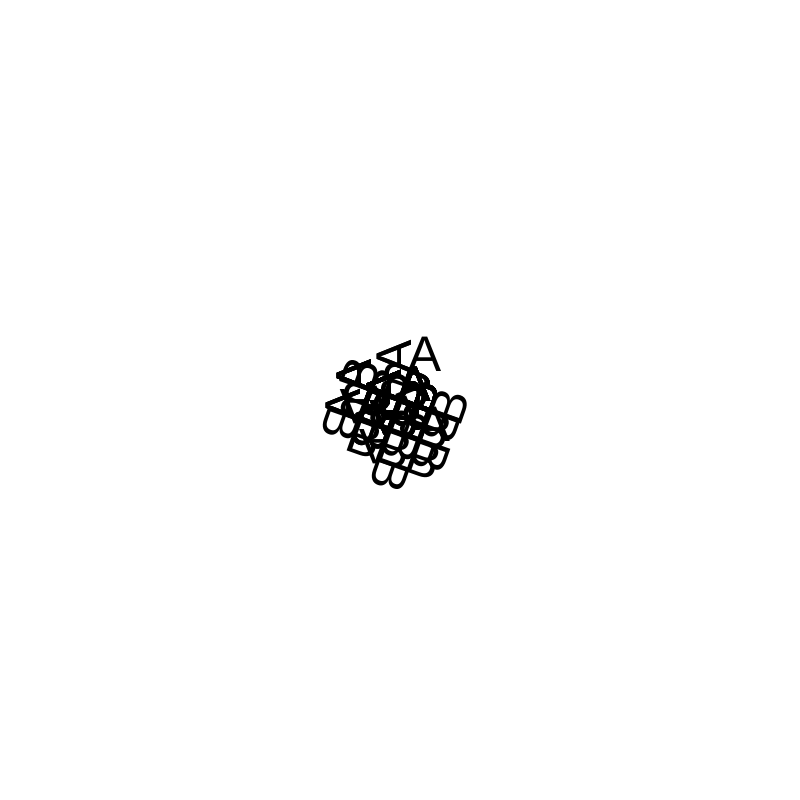
Frame 1 (no input)
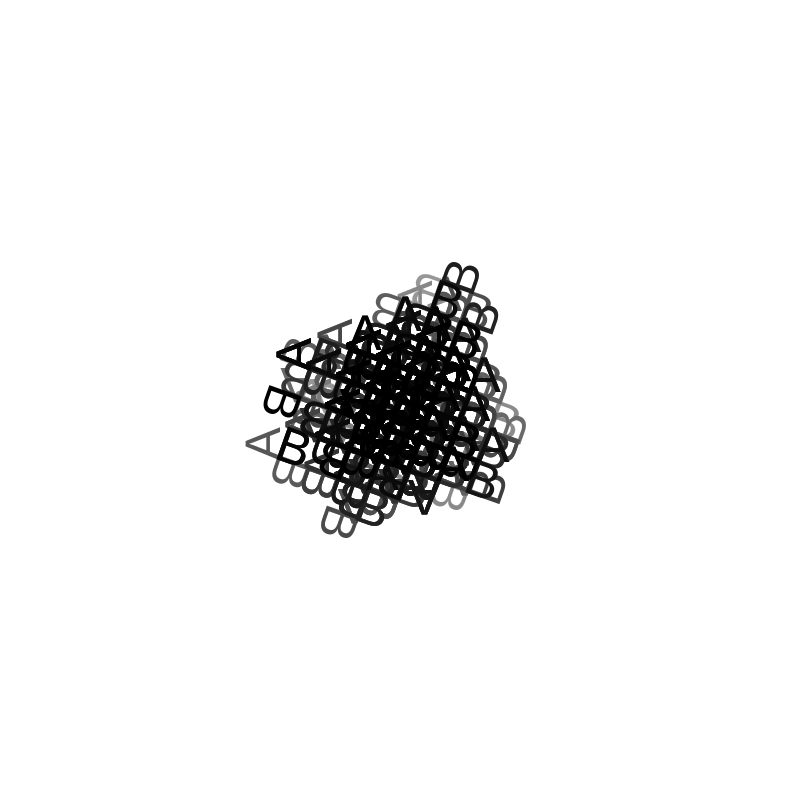
Frame 60 (no input)
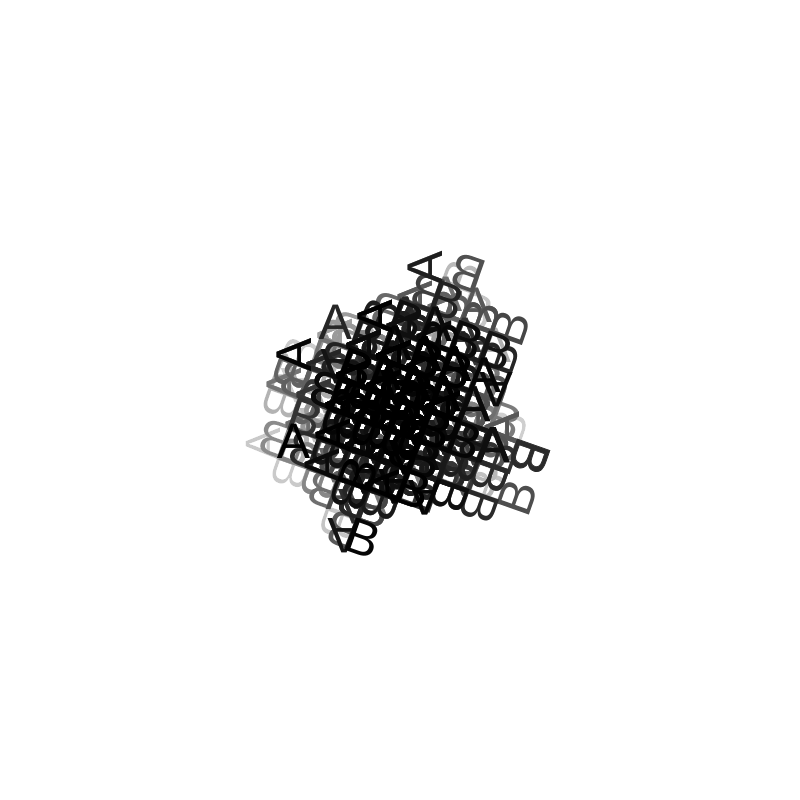
Frame 120 (the mouse pressed at the canvas centre since frame 60)

The p5.js sketch that drew these frames (run headless with seeded random() and noise() and a simulated clock; from frame 60 on, the mouse is pressed at the canvas centre):

// p5.js sketch
// ── sketch.js
var Chars = [{s:50, x:400, y:400, i:0, o:0, a:0}];


var Dot = function(x1,y1,x2,y2,x3,y3,x4,y4){
  return ((x2-x1)*(x4-x3) + (y2-y1)*(y4-y3));
}

var ADiff = function(x1,y1,x2,y2,x3,y3,x4,y4){
  var dot = Dot(x1,y1,x2,y2,x3,y3,x4,y4);
  var d1 = dist(x1,y1,x2,y2);
  var d2 = dist(x3,y3,x4,y4);
  var dd = d1*d2;
  if(dd === 0){
    return 0;
  }
  return acos(dot/(dd));
}

var newChar = function(l, c, p, p2){
  var L = Letters[l];
  var C = Chars[c];
  var P = Letters[C.i].points[p];
  var P2 = L.points[p2];
  
  var x2 = C.x - Letters[C.i].points[C.o].x*C.s;
  var y2 = C.y - Letters[C.i].points[C.o].y*C.s;
  
  //var A = findAngle(C.x, C.y, x2 + P.x*C.s, y2 + P.y*C.s) + C.a - 90;
  //var d = dist(C.x, C.y, x2 + P.x*C.s, y2 + P.y*C.s);
  
  //var A2 = findAngle(C.x, C.y, x2 + (P.x + P.ax)*C.s, y2 + (P.y + P.ay)*C.s) + C.a - 90;
  //var d2 = dist(C.x, C.y, x2 + (P.x + P.ax)*C.s, y2 + (P.y + P.ay)*C.s);
    
  var point1 = getRotated(C.s, C.x, C.y, x2, y2, C.i, C.o, p, C.a);
  var point2 = getRotatedL(C.s, C.x, C.y, x2, y2, C.i, C.o, p, C.a);
  
  //fill(255);
  //ellipse(point1.x, point1.y, 5, 5);
  
  var Angle = ADiff(point1.x, point1.y, point2.x, point2.y, 0, 0, P2.ax, P2.ay);
  
  var Out = {s:50, x:point1.x, y:point1.y, i:l, o:p2, a:Angle + 180};
  
  var x22 = Out.x - Letters[Out.i].points[Out.o].x*Out.s;
  var y22 = Out.y - Letters[Out.i].points[Out.o].y*Out.s;
  var point12 = getRotated(Out.s, Out.x, Out.y, x22, y22, Out.i, Out.o, p2, Out.a);
  var point22 = getRotatedL(Out.s, Out.x, Out.y, x22, y22, Out.i, Out.o, p2, Out.a);
  //print(Angle);
  var AA = ADiff(point1.x, point1.y, point2.x, point2.y, point12.x, point12.y, point22.x, point22.y);
  //print("" + AA);
  if(AA > 1 && abs(AA - 180) > 1){
    Angle *= -1;
    //print("done");
  }
  //print(Angle);
  
  return {s:50, x:point1.x, y:point1.y, i:l, o:p2, a:Angle + 180};
};

function setup() {
  createCanvas(800, 800);
  angleMode(DEGREES);
  for(var i = 0; i < 0; i++){
    var Let = int(random(0,Letters.length - 1));
    var cc = int(random(0,Chars.length - 1));
    var ccL = Letters[Chars[cc].i];
    var LetL = Letters[Let];
    var ccLp = ccL.Connectors[int(random(0,ccL.Connectors.length - 1))];
    var LetLp = LetL.Connectors[int(random(0,LetL.Connectors.length - 1))];
    Chars.push(newChar(Let, cc, ccLp, LetLp));
  }
  //Chars.push(newChar(1, 1, 0, 15));
  //Chars.push(newChar(2, 0, 0, 20));
}

var Scale = 200;
var X = 200;
var Y = 200;
var Letters = [];
var LetterI = 0;
var t = 20;
var dc = false;
//find intersection between two lines
var lineS = function(x1,y1,x2,y2,x3,y3,x4,y4){
var ua = ((x4 - x3)*(y1 - y3) - (y4 - y3)*(x1 - x3))/((y4 - y3)*(x2 - x1) - (x4 - x3)*(y2 - y1));
var x = x1 + ua*(x2-x1);
var y = y1 + ua*(y2-y1);
if(!x || !y){
    x = 0;
    y = 0;
}
return {x:x,y:y,t:((dist(x1,y1,x,y) + dist(x,y,x2,y2)) - dist(x1,y1,x2,y2)) < 0.5 && ((dist(x3,y3,x,y) + dist(x,y,x4,y4)) - dist(x3,y3,x4,y4)) < 0.5};
};

var findAngle = function(x1, y1, x2, y2){
  var D = dist(x1,y1,x2,y2);
  if(D === 0){
    return 0;
  }
  if(x2 >= x1 && y2 <= y1){
    return asin((x2-x1)/D);
  }
  if(x2 >= x1 && y2 > y1){
    return 90 - asin((x2-x1)/D) + 90;
  }
  if(x2 < x1 && y2 > y1){
    return 180 - asin((x2-x1)/D);
  }
  return 360 + asin((x2-x1)/D);
}
var dn = -1;
Letters = [
{ 
Char: 'A', 
points: 
[ 
{x: 0.055, y: -0.01, ax: -0.09, ay: 0.255, Connector: true}, 
{x: 0.61, y: -0.015, ax: 0.08999999999999997, ay: 0.21500000000000002, Connector: true}, 
{x: 0.3, y: -0.675, ax: -0.245, ay: 0.665, Connector: false}, 
{x: 0.35, y: -0.675, ax: 0.26, ay: 0.66, Connector: false}, 
{x: 0.3, y: -0.675, ax: 0.04999999999999999, ay: 0, Connector: false}, 
{x: 0.145, y: -0.255, ax: 0.37, ay: 0, Connector: false} 
], 
Connectors: 
[ 
0, 1 
] 
}, 
{ 
Char: 'B', 
points: 
[ 
{x: 0.53, y: -0.535, ax: -0.015000000000000013, ay: -0.07999999999999996, Connector: false}, 
{x: 0.515, y: -0.615, ax: -0.07500000000000001, ay: -0.050000000000000044, Connector: false}, 
{x: 0.44, y: -0.665, ax: -0.10999999999999999, ay: -0.010000000000000009, Connector: false}, 
{x: 0.33, y: -0.675, ax: -0.2, ay: 0, Connector: false}, 
{x: 0.515, y: -0.465, ax: 0.015000000000000013, ay: -0.07, Connector: false}, 
{x: 0.44, y: -0.395, ax: 0.07500000000000001, ay: -0.07, Connector: false}, 
{x: 0.435, y: -0.37, ax: 0.09000000000000002, ay: 0.05499999999999999, Connector: false}, 
{x: 0.525, y: -0.315, ax: 0.039999999999999925, ay: 0.08000000000000002, Connector: false}, 
{x: 0.565, y: -0.235, ax: -0.004999999999999893, ay: 0.09499999999999997, Connector: false}, 
{x: 0.56, y: -0.14, ax: -0.07000000000000006, ay: 0.07500000000000001, Connector: false}, 
{x: 0.49, y: -0.065, ax: -0.09499999999999997, ay: 0.025, Connector: false}, 
{x: 0.395, y: -0.04, ax: -0.27, ay: 0, Connector: false}, 
{x: 0.125, y: -0.675, ax: 0, ay: -0.15000000000000002, Connector: true}, 
{x: 0.125, y: -0.675, ax: -0.15, ay: 0, Connector: true}, 
{x: 0.125, y: -0.045, ax: -0.16, ay: 0, Connector: true}, 
{x: 0.125, y: -0.045, ax: 0, ay: 0.16, Connector: true}, 
{x: 0.125, y: -0.37, ax: -0.17, ay: 0, Connector: true}, 
{x: 0.125, y: -0.52, ax: 0, ay: 0.47500000000000003, Connector: false}, 
{x: 0.125, y: -0.52, ax: 0, ay: -0.15500000000000003, Connector: false}, 
{x: 0.35, y: -0.37, ax: 0.09000000000000002, ay: 0, Connector: false}, 
{x: 0.35, y: -0.37, ax: 0.08999999999999997, ay: -0.024999999999999967, Connector: false}, 
{x: 0.125, y: -0.37, ax: 0.21999999999999997, ay: 0, Connector: false} 
], 
Connectors: 
[ 
12, 13, 14, 15, 16 
] 
}, 
{ 
Char: 'C', 
points: 
[ 
{x: 0.1, y: -0.345, ax: 0, ay: -0.07500000000000001, Connector: false}, 
{x: 0.1, y: -0.345, ax: 0, ay: 0.07999999999999999, Connector: false}, 
{x: 0.1, y: -0.415, ax: 0.01999999999999999, ay: -0.09000000000000002, Connector: false}, 
{x: 0.12, y: -0.505, ax: 0.04000000000000001, ay: -0.07999999999999996, Connector: false}, 
{x: 0.16, y: -0.585, ax: 0.07999999999999999, ay: -0.07000000000000006, Connector: false}, 
{x: 0.24, y: -0.655, ax: 0.09000000000000002, ay: -0.030000000000000027, Connector: false}, 
{x: 0.33, y: -0.685, ax: 0.10999999999999999, ay: 0, Connector: false}, 
{x: 0.44, y: -0.685, ax: 0.10500000000000004, ay: 0.050000000000000044, Connector: false}, 
{x: 0.54, y: -0.635, ax: 0.05499999999999994, ay: 0.06000000000000005, Connector: false}, 
{x: 0.595, y: -0.575, ax: 0.025000000000000022, ay: 0.06499999999999995, Connector: false}, 
{x: 0.62, y: -0.51, ax: 0.025000000000000022, ay: 0.09000000000000002, Connector: true}, 
{x: 0.1, y: -0.27, ax: 0.03, ay: 0.08000000000000002, Connector: false}, 
{x: 0.13, y: -0.19, ax: 0.04000000000000001, ay: 0.075, Connector: false}, 
{x: 0.17, y: -0.115, ax: 0.06999999999999998, ay: 0.05, Connector: false}, 
{x: 0.24, y: -0.065, ax: 0.09000000000000002, ay: 0.035, Connector: false}, 
{x: 0.33, y: -0.03, ax: 0.09999999999999998, ay: 0.0049999999999999975, Connector: false}, 
{x: 0.43, y: -0.025, ax: 0.09500000000000003, ay: -0.034999999999999996, Connector: false}, 
{x: 0.525, y: -0.06, ax: 0.06999999999999995, ay: -0.065, Connector: false}, 
{x: 0.595, y: -0.125, ax: 0.025000000000000022, ay: -0.06, Connector: false}, 
{x: 0.62, y: -0.185, ax: 0.015000000000000013, ay: -0.04999999999999999, Connector: false}, 
{x: 0.635, y: -0.235, ax: 0.020000000000000018, ay: -0.10000000000000003, Connector: true} 
], 
Connectors: 
[ 
10, 20 
] 
}
];

var getRotated = function(s, x, y, x2, y2, i, o, o2, a){
  let p = Letters[i].points[o2];
  var A = findAngle(x, y, x2 + p.x*s, y2 + p.y*s) + a - 90;
  var d = dist(x, y, x2 + p.x*s, y2 + p.y*s);
  return {x: x + cos(A)*d, y: y + sin(A)*d};
}

var getRotatedL = function(s, x, y, x2, y2, i, o, o2, a){
  let p = Letters[i].points[o2];
  var A2 = findAngle(x, y, x2 + (p.x + p.ax)*s, y2 + (p.y + p.ay)*s) + a - 90;
  var d2 = dist(x, y, x2 + (p.x + p.ax)*s, y2 + (p.y + p.ay)*s);
  return {x: x + cos(A2)*d2, y: y + sin(A2)*d2};
}

var drawRotated = function(s, x, y, i, o, a){
  textSize(s);
  var x2 = x - Letters[i].points[o].x*s;
  var y2 = y - Letters[i].points[o].y*s;
  push();
  translate(x, y);
  rotate(a);
  translate(-x, -y);
  text(Letters[i].Char, x2, y2);
  fill(255);
  pop();
  //ellipse(x,y,5,5);
  for(let I = 0; I < Letters[i].points.length; I++){
    let p = Letters[i].points[I];
    //fill(255);
    //stroke(255);
    noStroke();
    noFill();
    if(p.Connector){
      fill(255, 0, 0);
      stroke(255, 0, 0);
    }
    var A = findAngle(x, y, x2 + p.x*s, y2 + p.y*s) + a - 90;
    var d = dist(x, y, x2 + p.x*s, y2 + p.y*s);
    
    var A2 = findAngle(x, y, x2 + (p.x + p.ax)*s, y2 + (p.y + p.ay)*s) + a - 90;
    var d2 = dist(x, y, x2 + (p.x + p.ax)*s, y2 + (p.y + p.ay)*s);
    var p1 = getRotated(s, x, y, x2, y2, i, o, I, a);
    var p2 = getRotatedL(s, x, y, x2, y2, i, o, I, a);
    
    //ellipse(p1.x, p1.y, 5,5);
    //line(p1.x, p1.y, p2.x, p2.y);
    
    //ellipse(x + cos(A)*d, y + sin(A)*d, 5, 5);
    //line(x + cos(A)*d, y + sin(A)*d, x + cos(A2)*d2, y + sin(A2)*d2);
    
    //ellipse(x2 + p.x*s, y2 + p.y*s, 5, 5);
    //line(x2 + p.x*s, y2 + p.y*s, x2 + (p.x + p.ax)*s, y2 + (p.y + p.ay)*s);
  }
  fill(0);
  textSize(12);
  //text(findAngle(x, y, mouseX, mouseY), x, y + 60);
}

var ps = [];
function draw() {
  
  background(220, 220, 220, 5);
  for(var i = 0; i < 100; i++){
    var Let = int(random(0,Letters.length - 1));
    var cc = int(random(0,Chars.length - 1));
    var ccL = Letters[Chars[cc].i];
    var LetL = Letters[Let];
    var ccLp = ccL.Connectors[int(random(0,ccL.Connectors.length - 1))];
    var LetLp = LetL.Connectors[int(random(0,LetL.Connectors.length - 1))];
    var nch = newChar(Let, cc, ccLp, LetLp);
    Chars.push(nch);
    drawRotated(nch.s, nch.x, nch.y, nch.i, nch.o, nch.a);
  }
  
  
  ps = [];
  fill(0);
  textSize(12);
  for(var i = 0; i < Letters.length; i++){
    //text(Letters[i].Char, 20, i*12 + 20);
  }
  textSize(Scale);
  //text(Letters[LetterI].Char, X, Y);
  for(let i = 0; i < Letters[LetterI].points.length; i++){
    let p = Letters[LetterI].points[i];
    fill(255);
    stroke(255);
    if(p.Connector){
      fill(255, 0, 0);
      stroke(255, 0, 0);
    }
    if(dist(X + p.x*Scale, Y + p.y*Scale, mouseX, mouseY) < 5){
      ps.push(i);
    }
    //ellipse(X + p.x*Scale, Y + p.y*Scale, 5, 5);
    //line(X + p.x*Scale, Y + p.y*Scale, X + (p.x + p.ax)*Scale, Y + (p.y + p.ay)*Scale);
  }
  stroke(0);
  fill(255);
  if(mouseIsPressed && mouseButton === LEFT && dist(mouseX, mouseY, 770, 770) < 30 && t < 0){
    LetterI++;
    t = 20;
    fill(0);
    dc = false;
  }
  //ellipse(770, 770, 60, 60);
  fill(255);
  if(mouseIsPressed && mouseButton === LEFT && dist(mouseX, mouseY, 770, 30) < 30 && t < 0){
    Letters[LetterI].points = [];
    t = 20;
    fill(0);
    dc = false;
  }
  //ellipse(770, 30, 60, 60);
  
  if(LetterI >= Letters.length){
    LetterI = 0;
  }
  textSize(24);
  fill(0);
  //text(Letters[LetterI].points.length, 30, 780);
  //text(keyCode, 70, 780);
  if(keyIsPressed && keyCode === 80 && t < 0){
    var arr = [];
    for(let i = 0; i < Letters[LetterI].points.length; i++){
      if(Letters[LetterI].points[i].Connector === true){
        arr.push(i);
      }
    }
    print("\{");
    print("Char: \'" + Letters[LetterI].Char + "\',");
    print("points:");
    print("\[");
    for(let i = 0; i < Letters[LetterI].points.length; i++){
    let p = Letters[LetterI].points[i];
      let t = ",";
      if(i === Letters[LetterI].points.length - 1){
        t = "";
      }
      print("{x: " + p.x + ", y: " + p.y + ", ax: " + p.ax + ", ay: " + p.ay + ", Connector: " + p.Connector + "}" + t);
    }
    print("\],");
    print("Connectors:");
    print("\[");
    var pr = "";
    for(let i = 0; i < arr.length; i++){
      var tmp = ", ";
      if(i === arr.length - 1){
        tmp = "";
      }
      pr += arr[i] + tmp;
    }
    print(pr);
    print("\]");
    print("\}");
    t = 20;
  }
  t--;
  //drawRotated(100, 400, 400, 2, 20, findAngle(400, 400, mouseX, mouseY));
  for(var i = 0; i < 0/*Chars.length*/; i++){
    fill(0);
    stroke(0);
    //drawRotated(Chars[i].s, Chars[i].x, Chars[i].y, Chars[i].i, Chars[i].o, Chars[i].a);
  }
  var tx = "";
  for(var i = 0; i < ps.length; i++){
    var temp = ", ";
    if(i == ps.length - 1){
      temp = "";
    }
    tx += "" + ps[i] + temp;
  }
  textSize(12);
  fill(0);
  text(tx, 200, 500);
}
/*

*/
